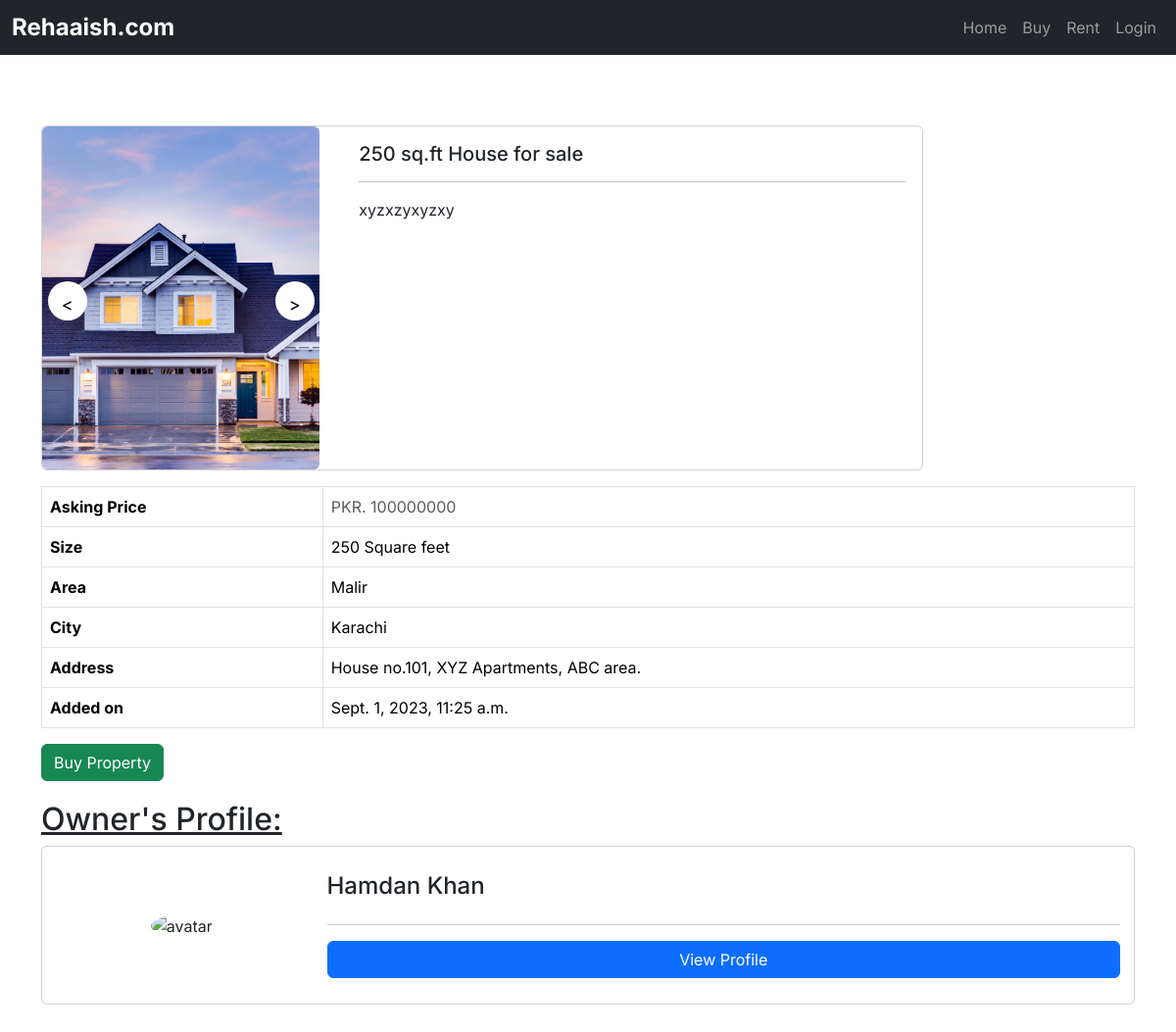
The app's page /property/8 with its own data.
### market/models.py (models this page shows, shortened)
class PropertyImage(models.Model):
    property = models.ForeignKey(
        Property, on_delete=models.CASCADE, related_name="property_pics")
    file = models.FileField(blank=True, upload_to=property_pic_path, verbose_name="Files",
                            validators=[validate_file_size], help_text="Allowed size is 50MB", null=True)

class Property(models.Model):
    UNIT_CHOICES = [
        ("Square feet", "sq.ft"),
        ("Square meters", "sq.m"),
        ("Marla", "marla"),
        ("Kanal", "kanal"),
    ]
    SALE_CHOICES = [
        ("Sell", "Sell"),
        ("Rent", "Rent"),
    ]
    PROVINCE_CHOICES = [
        ("Sindh", "S"),
        ("Punjab", "P"),
        ("Balochistan", "B"),
        ("KPK", "K"),
    ]
    title = models.CharField(max_length=300, blank=True, null=True)
    owner = models.ForeignKey(
        settings.AUTH_USER_MODEL, on_delete=models.CASCADE, blank=True, null=True)
    type = models.ForeignKey(
        PropertyType, on_delete=models.CASCADE, related_name="property", blank=True, null=True)
    sale_type = models.CharField(
        max_length=10, choices=SALE_CHOICES, blank=True, null=True)
    address = models.CharField(max_length=500, blank=True, null=True)
    price = models.IntegerField(blank=True, null=True)
    size = models.IntegerField(blank=True, null=True)
    size_unit = models.CharField(
        choices=UNIT_CHOICES, blank=True, null=True, max_length=100)
    description = models.TextField(blank=True, null=True)
    province = models.CharField(
        choices=PROVINCE_CHOICES, max_length=40, null=True, blank=True)
    city = models.ForeignKey(
        City, on_delete=models.CASCADE, related_name="property_city", null=True, blank=True)
    area = models.ForeignKey(
        Area, on_delete=models.CASCADE, related_name="area", null=True, blank=True)
    added_at = models.DateTimeField(
        default=timezone.now, blank=True, null=True)

class Area(models.Model):
    name = models.CharField(max_length=100)
    def __str__(self):
        return self.name

class City(models.Model):
    name = models.CharField(max_length=150)
    def __str__(self):
        return self.name

### users/models.py (models this page shows, shortened)
class CustomUser(AbstractUser):
    Gender_choices = [
        ('M', 'Male'),
        ('F', 'Female'),
    ]
    gender = models.CharField(
        max_length=1, choices=Gender_choices, null=True, blank=True)

class Profile(models.Model):
    user = models.OneToOneField(CustomUser, on_delete=models.CASCADE)
    first_name = models.CharField(max_length=100, blank=True)
    last_name = models.CharField(max_length=100, blank=True)
    contact_number = models.CharField(max_length=20, blank=True,)
    city = models.CharField(max_length=100, blank=True)
    profile_pic = models.ImageField(upload_to=profile_pic_path, blank=True,)
    description = models.CharField(max_length=500, null=True, blank=True)

### market/views.py (the view)
# urls.py: path('property/<int:listing_id>', ListingDataView, name="listing_data"),
def ListingDataView(request, listing_id):
    listing = Property.objects.get(id=listing_id)
    listing_title = listing.title[0:30] + "..."
    is_owner = False
    if (listing.owner == request.user):
        is_owner = True
    l_type = "Rent"
    if (listing.sale_type == 'Sell'):
        l_type = "Buy"
    return render(request, 'market/property_data.html', {'listing': listing, 'title': listing_title, 'type': l_type, 'isOwner': is_owner})

### market/templates/market/property_data.html (shortened to what this page needs)
{% extends 'market/base.html' %}
{% block content %}
  <section class="container mt-5">
    <div class="row">
      <div>
        <div class="card mb-3" style="max-width: 900px;">
          <div class="row no-gutters">
            <div class="col-md-4">
              <div class="slider">
                {% if listing.property_pics.all.count > 1 %}
                    {% for image in listing.property_pics.all %}
                      <div class="slide">
                        <img src="{{ image.file.url }}" alt=""  />
                      </div>
                    {% endfor %}
                    <button class="slider-btn btn-next"> > </button>
                    <button class="slider-btn btn-prev"> < </button>
                {% else %}
                      <div class="slide">
                        <img src="{{ listing.property_pics.first.file.url }}" alt=""  />
                      </div>
                {% endif %}
              </div>
            </div>
            <div class="col-md-8">
              <div class="card-body">
                <h5 class="card-title">{{ listing.title }}</h5>
                <hr/>
                <p>{{listing.description}}</p>
              </div>
            </div>
          </div>
        </div>
      </div>
    </div>
    <table class="table table-bordered">
      <tbody>
        <tr>
          <th scope="row">Asking Price</th>
          <td><span class="text-muted">PKR. {{ listing.price }}</span></td>
        </tr>
        <tr>
          <th scope="row">Size</th>
          <td>{{ listing.size }} {{ listing.size_unit }}</td>
        </tr>
        <tr>
          <th scope="row">Area</th>
          <td>{{ listing.area }}</td>
        </tr>
        <tr>
          <th scope="row">City</th>
          <td>{{ listing.city }}</td>
        </tr>
        <tr>
          <th scope="row">Address</th>
          <td>{{ listing.address }}</td>
        </tr>
        <tr>
          <th scope="row">Added on</th>
          <td>{{ listing.added_at }}</td>
        </tr>
      </tbody>
    </table>
    {% if isOwner %}
      <a href="{% url 'users:edit_listing' listing.id %}" class="btn btn-warning">Edit Property</a>
      <button data-bs-toggle="modal" data-bs-target="#DeleteModal" class="btn btn-danger" >Delete Property</button>
      <div class="modal fade" id="DeleteModal" tabindex="-1" role="dialog" aria-labelledby="DeleteModalLabel" aria-hidden="true">
        <div class="modal-dialog" role="document">
          <div class="modal-content">
            <div class="modal-header">
              <h5 class="modal-title" id="DeleteModalLabel">Delete Listing</h5>
              <button type="button" class="btn-close" data-bs-dismiss="modal" aria-label="Close">
                <span aria-hidden="true"></span>
              </button>
            </div>
            <div class="modal-body">
              Are you sure you want to delete this listing?
            </div>
            <div class="modal-footer">
              <button type="button" class="btn btn-success" data-bs-dismiss="modal">Close</button>
              <a href="{% url 'users:delete_listing' listing.id %}" type="button" class="btn btn-danger">Yes, Delete</a>
            </div>
          </div>
        </div>
      </div>
    {% else %}
      <a href="{% url 'market:listing_contact' listing.id %}" class="btn btn-success">{{ type }} Property</a>
    {% endif %}
    <div style="margin-top:20px;">
      <h2 class="underlined-heading">Owner's Profile:</h2>
      <div class="card">
        <div class="card-body">
          <div class="row no-gutters">
            <div class="col-md-3 owner-p-pic">
              <div>
                <img src="{% if listing.owner.profile_pic %}{{ listing.owner.profile_pic.url }}{% else %}https://static.vecteezy.com/system/resources/previews/014/554/760/original/man-profile-negative-photo-anonymous-silhouette-human-head-businessman-worker-support-illustration-vector.jpg{% endif %}" alt="avatar"
                class="rounded-circle img-fluid" style="width: 150px;">
              </div>
            </div>
            <div class="col-md-9 owner-p-desc">
              <h4>{{listing.owner.profile.first_name}} {{listing.owner.profile.last_name}}</h4>
              <hr />
              <a class="btn btn-primary" role="button" href="{% url 'users:other_profile' listing.owner.profile.id %}">
                View Profile
              </a>
            </div>
          </div>
        </div>
      </div>
    </div>
  </section>
{% endblock %}

### static/css/base.css (style rules this page uses)
body { font-family: 'Inter', sans-serif; }
.underlined-heading { text-decoration: underline; }
.owner-p-pic { display: flex; justify-content: center; align-items: center; }
.owner-p-desc { padding: 10px; display: flex; flex-direction: column; }

### market/templates/market/property_data.html (style rules this page uses)
.slider { width: 100%; max-width: 800px; height: 350px; position: relative; overflow: hidden; border-radius: 6px; }
.slide { width: 100%; max-width: 800px; height: 350px; position: absolute; transition: all 0.5s; }
.slide img { width: 100%; height: 100%; object-fit: cover; }
.slider-btn { position: absolute; width: 40px; height: 40px; padding: 10px; border: none; border-radius: 50%; z-index: 10px; cursor: pointer; background-color: #fff; font-size: 18px; }
.btn-prev { top: 45%; left: 2%; }
.btn-next { top: 45%; right: 2%; }

### records on screen
PropertyImage: file (picture)
Property: title "250 sq.ft House for sale", description "xyzxzyxyzxy", price "100000000", size "250", size_unit "Square feet", area "Malir", city "Karachi", address "House no.101, XYZ Apartments, ABC area.", added_at "Sept. 1, 2023, 11:25 a.m.", owner.profile.first_name "Hamdan", owner.profile.last_name "Khan"

### other values on screen
{{ type }} "Buy"
